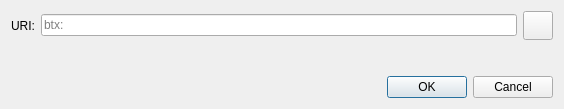
<?xml version="1.0" encoding="UTF-8"?>
<ui version="4.0">
 <class>OpenURIDialog</class>
 <widget class="QDialog" name="OpenURIDialog">
  <property name="geometry">
   <rect>
    <x>0</x>
    <y>0</y>
    <width>564</width>
    <height>109</height>
   </rect>
  </property>
  <property name="windowTitle">
   <string>Open btx URI</string>
  </property>
  <layout class="QVBoxLayout" name="verticalLayout">
   <item>
    <layout class="QHBoxLayout" name="horizontalLayout">
     <item>
      <widget class="QLabel" name="label">
       <property name="text">
        <string>URI:</string>
       </property>
      </widget>
     </item>
     <item>
      <widget class="QValidatedLineEdit" name="uriEdit">
       <property name="placeholderText">
        <string notr="true">btx:</string>
       </property>
      </widget>
     </item>
     <item>
      <widget class="QToolButton" name="pasteButton">
       <property name="toolTip">
        <string extracomment="Tooltip text for button that allows you to paste an address that is in your clipboard.">Paste address from clipboard</string>
       </property>
       <property name="text">
        <string/>
       </property>
       <property name="icon">
        <iconset resource="../bitcoin.qrc">
         <normaloff>:/icons/editpaste</normaloff>:/icons/editpaste
        </iconset>
       </property>
       <property name="iconSize">
        <size>
         <width>22</width>
         <height>22</height>
        </size>
       </property>
       <property name="shortcut">
        <string>Alt+P</string>
       </property>
      </widget>
     </item>
    </layout>
   </item>
   <item>
    <spacer name="verticalSpacer">
     <property name="orientation">
      <enum>Qt::Vertical</enum>
     </property>
     <property name="sizeHint" stdset="0">
      <size>
       <width>20</width>
       <height>40</height>
      </size>
     </property>
    </spacer>
   </item>
   <item>
    <widget class="QDialogButtonBox" name="buttonBox">
     <property name="orientation">
      <enum>Qt::Horizontal</enum>
     </property>
     <property name="standardButtons">
      <set>QDialogButtonBox::Cancel|QDialogButtonBox::Ok</set>
     </property>
    </widget>
   </item>
  </layout>
 </widget>
 <customwidgets>
  <customwidget>
   <class>QValidatedLineEdit</class>
   <extends>QLineEdit</extends>
   <header>qt/qvalidatedlineedit.h</header>
  </customwidget>
 </customwidgets>
 <resources/>
 <connections>
  <connection>
   <sender>buttonBox</sender>
   <signal>accepted()</signal>
   <receiver>OpenURIDialog</receiver>
   <slot>accept()</slot>
   <hints>
    <hint type="sourcelabel">
     <x>248</x>
     <y>254</y>
    </hint>
    <hint type="destinationlabel">
     <x>157</x>
     <y>274</y>
    </hint>
   </hints>
  </connection>
  <connection>
   <sender>buttonBox</sender>
   <signal>rejected()</signal>
   <receiver>OpenURIDialog</receiver>
   <slot>reject()</slot>
   <hints>
    <hint type="sourcelabel">
     <x>316</x>
     <y>260</y>
    </hint>
    <hint type="destinationlabel">
     <x>286</x>
     <y>274</y>
    </hint>
   </hints>
  </connection>
 </connections>
</ui>
